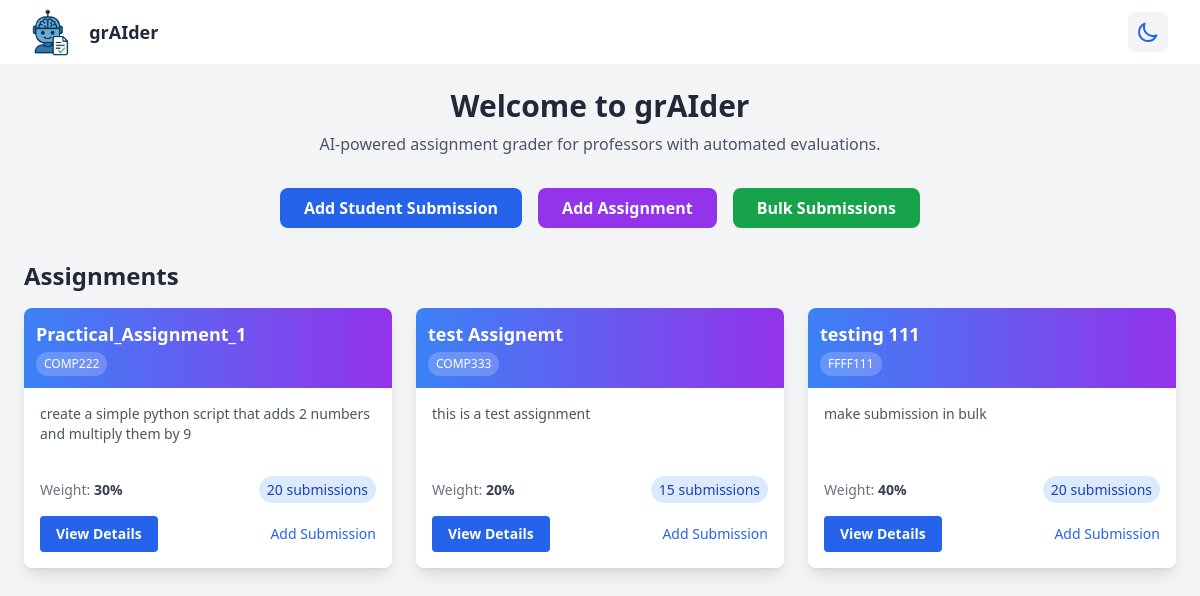
The page / on the database its author committed.
### app.py (models this page shows, shortened)
class Assignment(db.Model):
    id = db.Column(db.Integer, primary_key=True)
    name = db.Column(db.String(100), nullable=False)
    description = db.Column(db.Text, nullable=False)
    course = db.Column(db.String(100))
    weight = db.Column(db.Integer, default=100)
    rubric = db.Column(db.JSON)
    created_at = db.Column(db.DateTime, default=datetime.datetime.utcnow)
    submissions = db.relationship('Submission', backref='assignment', lazy=True)

### app.py (the view)
@app.route("/")
def home():
    assignments = Assignment.query.all()
    students = Student.query.all()
    return render_template("index.html", assignments=assignments, students=students)

### templates/index.html (shortened to what this page needs)
{% extends "base.html" %}
{% block content %}
<div class="p-6 bg-gray-100 dark:bg-gray-900 min-h-screen">
  <div class="text-center mb-8">
    <h1 class="text-3xl font-bold text-gray-800 dark:text-white">Welcome to grAIder</h1>
    <p class="mt-2 text-gray-600 dark:text-gray-300">
      AI-powered assignment grader for professors with automated evaluations.
    </p>
  </div>
  <div class="flex flex-wrap justify-center gap-4 mb-8">
    <button
      class="bg-blue-600 hover:bg-blue-700 text-white font-semibold py-2 px-6 rounded-lg transition"
      id="showStudentPopupBtn"
    >
      Add Student Submission
    </button>
    <button
      class="bg-purple-600 hover:bg-purple-700 text-white font-semibold py-2 px-6 rounded-lg transition"
      id="showAssignmentPopupBtn"
    >
      Add Assignment
    </button>
    <a
      href="{{ url_for('bulk_management') }}"
      class="bg-green-600 hover:bg-green-700 text-white font-semibold py-2 px-6 rounded-lg transition"
    >
      Bulk Submissions
    </a>
  </div>
  <div class="max-w-6xl mx-auto">
    <h2 class="text-2xl font-bold text-gray-800 dark:text-white mb-4">Assignments</h2>
    {% if assignments %}
      <div class="grid grid-cols-1 md:grid-cols-2 lg:grid-cols-3 gap-6 mb-8">
        {% for assignment in assignments %}
          <div class="bg-white dark:bg-gray-800 rounded-lg shadow-lg overflow-hidden hover:shadow-xl transition duration-300">
            <div class="bg-gradient-to-r from-blue-500 to-purple-600 p-3">
              <h3 class="text-lg font-semibold text-white">{{ assignment.name }}</h3>
              {% if assignment.course %}
                <span class="inline-block px-2 py-1 mt-1 text-xs bg-white/20 rounded-full text-white">{{ assignment.course }}</span>
              {% endif %}
            </div>
            <div class="p-4">
              <p class="text-gray-600 dark:text-gray-300 text-sm mb-3 h-16 overflow-hidden">
                {{ assignment.description | truncate(100) }}
              </p>
              <div class="flex justify-between items-center">
                <div class="text-sm">
                  <span class="text-gray-500 dark:text-gray-400">Weight: </span>
                  <span class="font-semibold text-gray-700 dark:text-gray-300">{{ assignment.weight }}%</span>
                </div>
                <div class="text-sm">
                  <span class="bg-blue-100 dark:bg-blue-900 text-blue-800 dark:text-blue-200 px-2 py-1 rounded-full">
                    {{ assignment.submissions | length if assignment.submissions else 0 }} submissions
                  </span>
                </div>
              </div>
              <div class="mt-4 flex justify-between">
                <a href="{{ url_for('view_assignment', assignment_id=assignment.id) }}"
                   class="inline-block bg-blue-600 hover:bg-blue-700 text-white text-sm font-semibold py-2 px-4 rounded transition">
                  View Details
                </a>
                <button
                  class="text-sm text-blue-600 hover:text-blue-800 dark:text-blue-400 dark:hover:text-blue-300 add-submission-btn"
                  data-id="{{ assignment.id }}"
                  data-name="{{ assignment.name }}">
                  Add Submission
                </button>
              </div>
            </div>
          </div>
        {% endfor %}
      </div>
    {% endif %}
  </div>
{% endblock %}

### rows shown on the page
Assignment: name "Practical_Assignment_1", course "COMP222", description "create a simple python script that adds 2 numbers and multiply them by 9", weight "30", submissions|length "20"
Assignment: name "test Assignemt", course "COMP333", description "this is a test assignment", weight "20", submissions|length "15"
Assignment: name "testing 111", course "FFFF111", description "make submission in bulk", weight "40", submissions|length "20"
